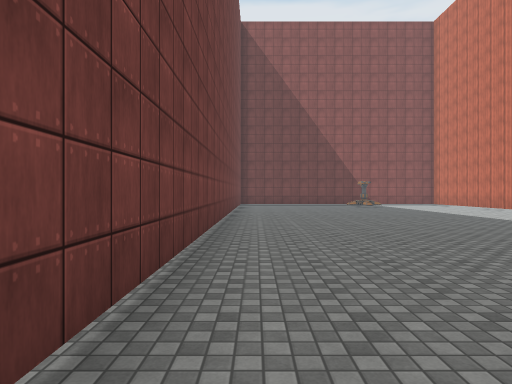
[1] (above)

21 first-person views from a walk through a scene from a Unity 3-D project. The camera is 1.5 m above the floor, looks level and sees 75° across. The floor is counted in squares, 2 m on a side. Each view is taken from the middle of a square. On the plan, view 1 faces up. The plan holds only what a view shows up to about 11 squares ahead; the rest is blank. The place goes on beyond the plan. The player is left out. Some surface patterns are stand-ins.

[2]
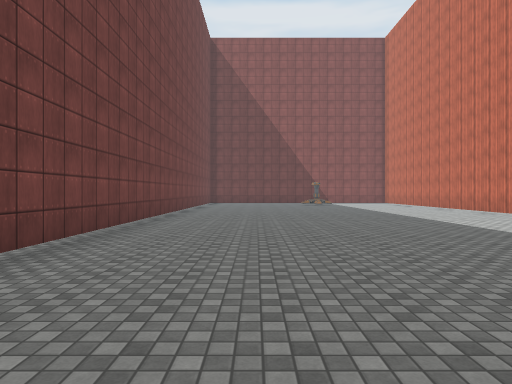

[3]
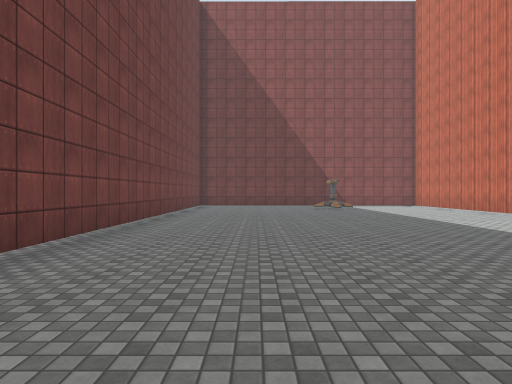

[4]
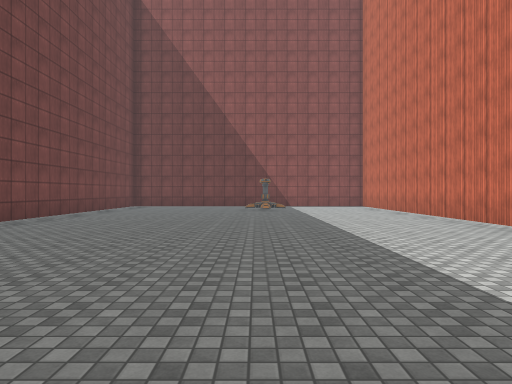

[5]
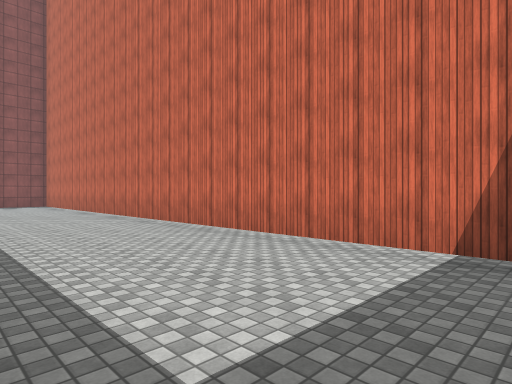

[6]
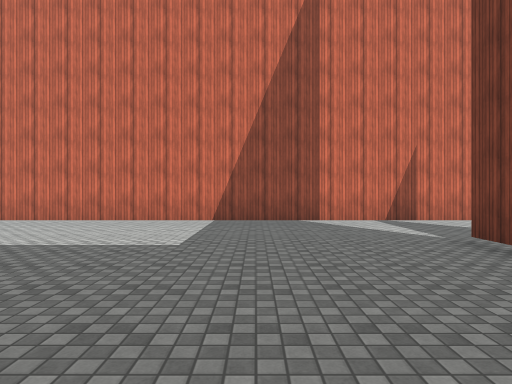

[7]
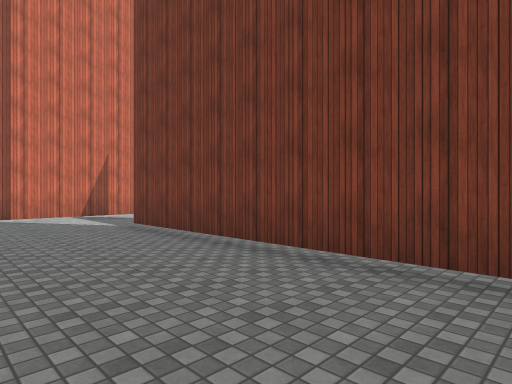

[8]
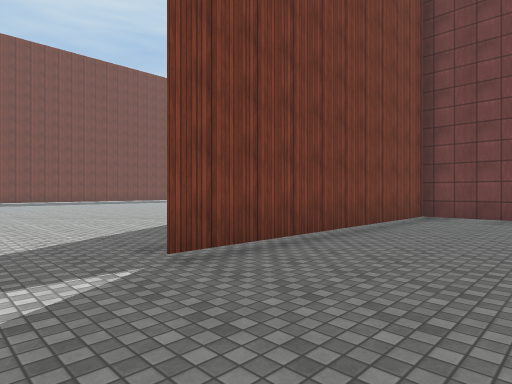

[9]
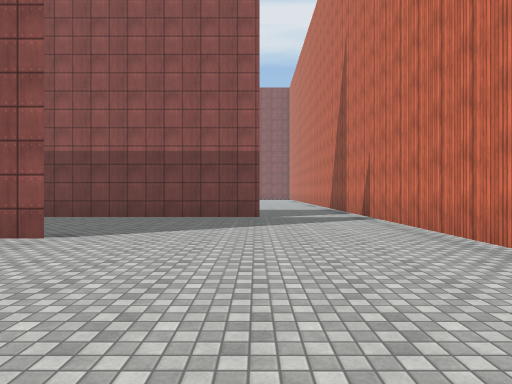

[10]
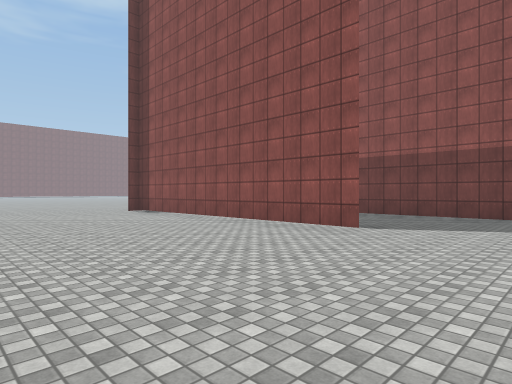

[11]
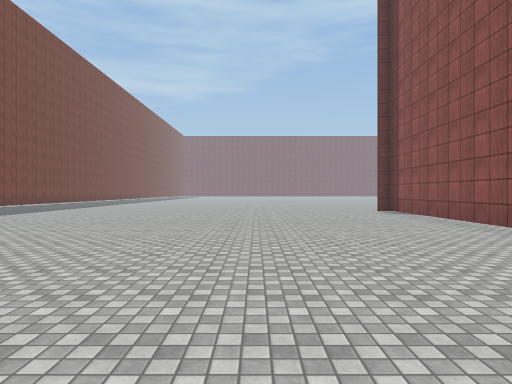

[12]
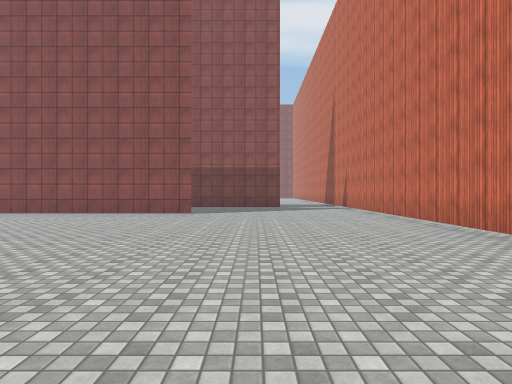

[13]
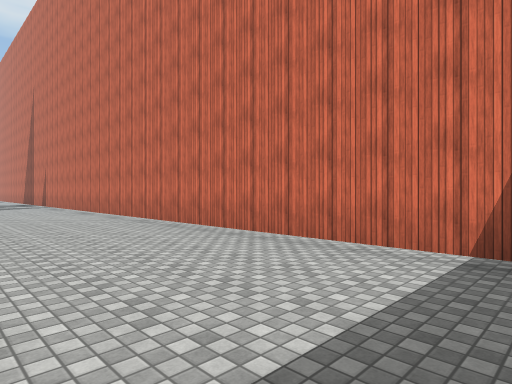

[14]
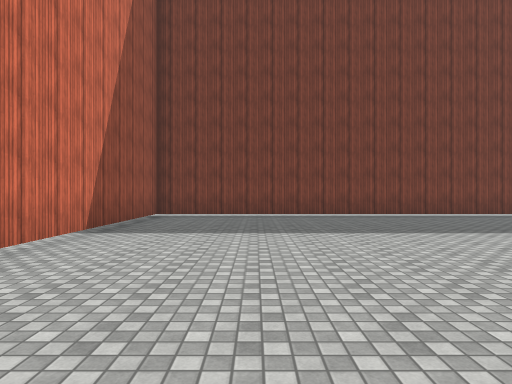

[15]
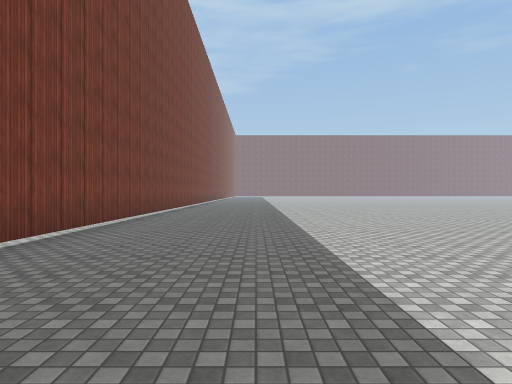

[16]
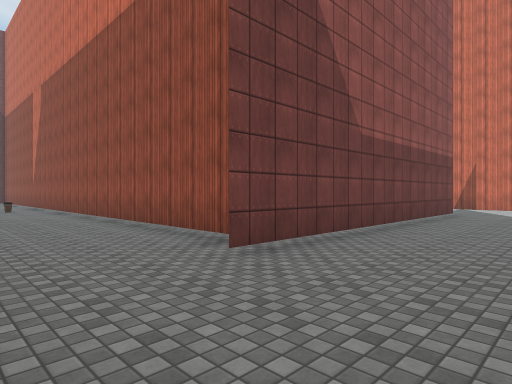

[17]
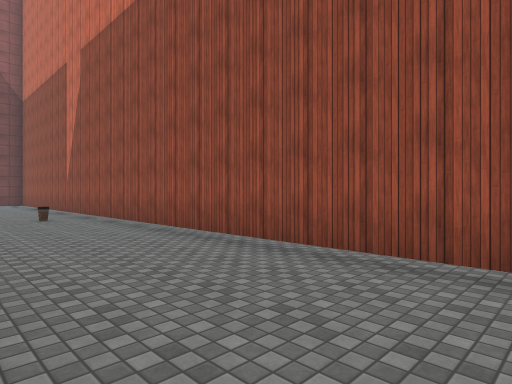

[18]
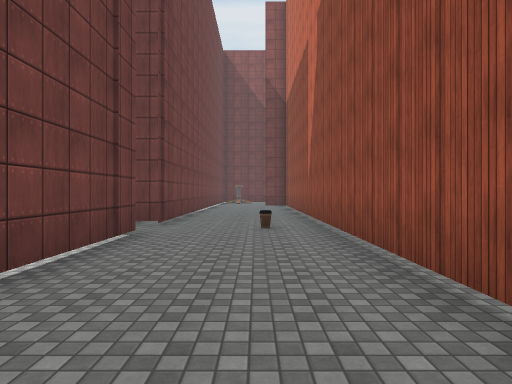

[19]
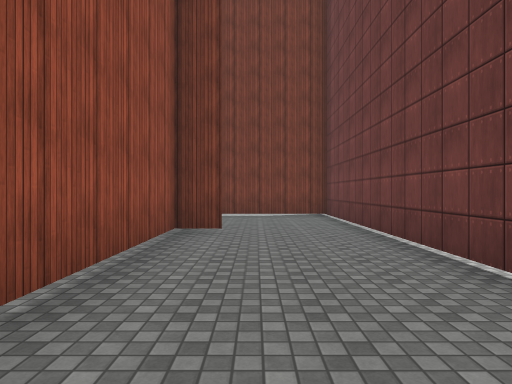

[20]
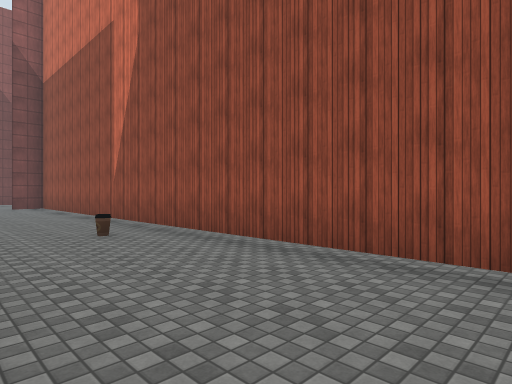

[21]
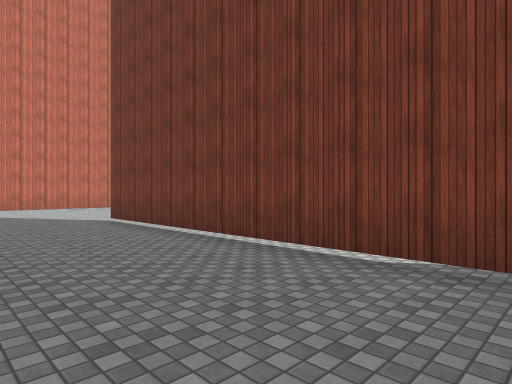

### Floor plan
Key: @ floor where view 1 was taken; # wall or solid block; . floor; O other object.
Columns run from 5 left of view 1 to 10 right of it. Each row starts with its distance up from view 1.
 14   ..#..........#
 13 ....#..........#
 12 ....#..........#
 11 #...#..........#
 10 #...#..........#
  9 ..O.#..........#
  8 ....#..........#
  7 ....#..........#
  6 ....#..........#
  5 ....#..........#
  4 ....#..........#
  3 ....#..........#
  2 ....#..........#
  1 ....#..........#
  0 ....#@.........#
 -1 ....#..........#
 -2 ....#..........#
 -3 ...##########..#
 -4 ...............#
 -5 ...............#
 -6 ...............#
 -7 #########......#
 -8  ..............#
 -9  ..............#
-10 ...............#
-11 ...............#
-12  ..............#
-13 ...............#
-14 ...............#
-15 ...............#
-16 ........ ......#
-17 .......  ......#
-18 ...............#
-19 ...............#
-20 ...............#
-21 ...............#
-22 ...............#
-23 ...............#
-24 ...............#
-25 ################

Positions as (right, up) in squares from view 1, and headings:
1: (0, 0), facing up
2: (2, -2), facing up
3: (2, 2), facing up
4: (5, 3), facing up
5: (6, 1), facing up-right
6: (2, 1), facing right
7: (0, 1), facing down-right
8: (9, 1), facing down-left
9: (7, -12), facing up
10: (7, -13), facing up-left
11: (7, -12), facing left
12: (6, -18), facing up
13: (6, -21), facing up-right
14: (7, -14), facing down
15: (6, -21), facing left
16: (-5, -6), facing up-right
17: (-5, -1), facing up-right
18: (-3, 2), facing up
19: (-3, 4), facing down
20: (-5, 3), facing up-right
21: (-5, -3), facing down-right
